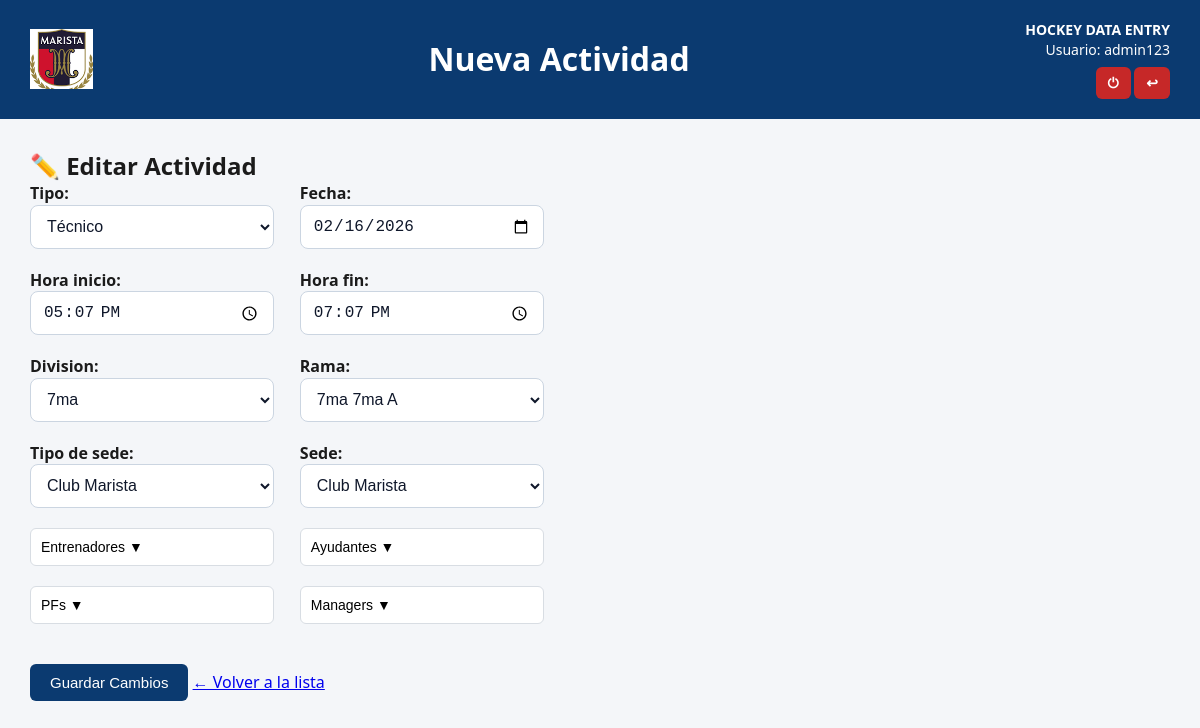
Page /nueva_actividad/editar/138/ (signed in) on the committed database.
### app_club/models.py (models this page shows, shortened)
class Actividad(models.Model):
    TIPO = [
        ('Técnico', 'Técnico'),
        ('Físico', 'Físico'),
        ('Partido', 'Partido'),
        ('Otra', 'Otra'),
    ]
    tipo = models.CharField(max_length=20, choices=TIPO)
    fecha = models.DateField()
    hora_inicio = models.TimeField()
    hora_fin = models.TimeField()
    division = models.ForeignKey(Division, on_delete=models.CASCADE)
    rama = models.ForeignKey(Rama, on_delete=models.CASCADE)
    sede = models.ForeignKey(
        Sede,
        on_delete=models.PROTECT,
        related_name="actividades",
        null=True,      # 👈 CLAVE
        blank=True
    )
    entrenadores = models.ManyToManyField(Entrenador, blank=True)
    ayudantes = models.ManyToManyField(Ayudante, blank=True)
    pfs = models.ManyToManyField(PF, blank=True)
    managers = models.ManyToManyField(Manager, blank=True)
    creado_por = models.ForeignKey(User, on_delete=models.SET_NULL, null=True, blank=True, related_name="actividades_creadas")
    creado_el = models.DateTimeField(default=timezone.now)
    modificado_por = models.ForeignKey(User, on_delete=models.SET_NULL, null=True, blank=True, related_name="actividades_modificadas")
    modificado_el = models.DateTimeField(auto_now=True)

### app_club/views.py (the view, shortened to what this page needs)
# urls.py: path("nueva_actividad/editar/<int:id>/",views.editar_actividad,name="editar_actividad"), #FUNCION DE EDITAR ACTIVIDAD
@login_required
def editar_actividad(request, id):
    actividad = get_object_or_404(Actividad, id=id)
    form = ActividadForm(request.POST or None,instance=actividad,user=request.user)
    return render(
        request,
        "app_club/nueva_actividad.html",
        {
            "form": form,
            "actividad": actividad,
            "editing": True,   # 👈 útil si después querés cambiar títulos/botones
        }
    )

### app_club/models.py (called while the page is built)
    def __str__(self):
        return self.nombre

    def __str__(self):
        return f"{self.division.nombre} {self.nombre}"

    def __str__(self):
        return self.nombre

### app_club/templates/app_club/nueva_actividad.html (shortened to what this page needs)
<!DOCTYPE html>
<html lang="es">
{% load static %}
<head>
    <link rel="stylesheet" href="{% static 'app_club/css/style_actividad.css' %}">
</head>
<body>
<div class="header">
    <img src="{% static 'img/logo_club.png' %}" alt="Logo">
    <h1> Nueva Actividad</h1>
    <div class="right-info">
        <div><strong>HOCKEY DATA ENTRY</strong></div>
        <div>Usuario: {{ user.username }}</div>
         <div>
            <a href="{% url 'logout' %}" class="logout-link">⏻</a>
            <a href="{% url 'app_club:areas' %}" class="logout-link">↩</a>
        </div>
    </div>
</div>
<div class="layout">
    <div class="card-actividad">
        <h2>
            {% if editing %}
                ✏️ Editar Actividad
            {% else %}
                ➕ Nueva Actividad
            {% endif %}
        </h2>
        <form method="post">
            <div class="form-2col">
                <div>
                    {{ form.tipo.label_tag }}
                    {{ form.tipo }}
                </div>
                <div>
                    {{ form.fecha.label_tag }}
                    {{ form.fecha }}
                </div>
            </div>
            <div class="form-2col">
                <div>
                    {{ form.hora_inicio.label_tag }}
                    {{ form.hora_inicio }}
                </div>
                <div>
                    {{ form.hora_fin.label_tag }}
                    {{ form.hora_fin }}
                </div>
            </div>
            <div class="form-2col">
                <div>
                    {{ form.division.label_tag }}
                    {{ form.division }}
                </div>
                <div>
                    {{ form.rama.label_tag }}
                    {{ form.rama }}
                </div>
            </div>
            <div class="form-2col">
                <div>
                    {{ form.sede_tipo.label_tag }}
                    {{ form.sede_tipo }}
                </div>
                <div>
                    {{ form.sede.label_tag }}
                    {{ form.sede }}
                </div>
            </div>
            <div class="form-2col">
                <div class="multi" onclick="this.classList.toggle('open')">
                    <button type="button">Entrenadores ▼</button>
                </div>
                <div class="multi" onclick="this.classList.toggle('open')">
                    <button type="button">Ayudantes ▼</button>
                </div>
            </div>
            <div class="form-2col">
                <div class="multi" onclick="this.classList.toggle('open')">
                    <button type="button">PFs ▼</button>
                </div>
                <div class="multi" onclick="this.classList.toggle('open')">
                    <button type="button">Managers ▼</button>
                </div>
            </div>
            <button type="submit" class="btn">
                {% if editing %}
                    Guardar Cambios
                {% else %}
                    Guardar Actividad
                {% endif %}
            </button>
            {% if editing %}
                <a href="{% url 'app_club:lista_actividades' %}" class="btn-link">
                    ← Volver a la lista
                </a>
            {% endif %}
        </form>
    </div>
</div>
</body>
</html>

### app_club/static/app_club/css/style_actividad.css (style rules this page uses)
* { box-sizing: border-box; margin: 0; padding: 0; }
body { font-family: "Segoe UI", Arial, sans-serif; background: #F4F6F9; color: #1B1B1B; line-height: 1.4; }
.header { background: #0B3A70; color: white; padding: 20px 30px; display: flex; align-items: center; justify-content: space-between; }
.header img { height: 60px; }
.header h1 { font-size: 32px; font-weight: 700; flex: 1; text-align: center; }
.right-info { text-align: right; font-size: 14px; }
.logout-link { margin-top: 8px; display: inline-block; background: #C62828; color: white; padding: 6px 12px; border-radius: 6px; text-decoration: none; font-weight: bold; }
.layout { display: flex; gap: 30px; padding: 30px; }
.form-2col { display: grid; grid-template-columns: 1fr 1fr; gap: 20px 26px; margin-bottom: 20px; }
.form-2col label { font-weight: 600; margin-bottom: 4px; }
input[type="text"], input[type="date"], input[type="number"], select { width: 100%; padding: 9px 10px; border: 1px solid #D8DDE3; border-radius: 6px; background: white; font-size: 14px; }
.multi { position: relative; }
.multi button { width: 100%; padding: 10px; background: white; border: 1px solid #D8DDE3; border-radius: 6px; font-size: 14px; cursor: pointer; display: flex; justify-content: space-between; }
.btn { background: #0B3A70; color: white; border: none; padding: 10px 20px; border-radius: 6px; cursor: pointer; font-size: 15px; margin-top: 20px; }
input[type="date"], input[type="time"], select { width: 100%; height: 44px; padding: 8px 12px; font-size: 16px; border: 1px solid #cbd5e1; border-radius: 8px; background-color: #ffffff; color: #0f172a; box-sizing: border-box; }

### rows in the picture
Actividad: tipo "Técnico", fecha "02/16/2026", hora_inicio "17:07:00", hora_fin "19:07:00", division "7ma", rama "7ma 7ma A", sede "Club Marista"

### other values in the picture
{{ user.username }} "admin123"
